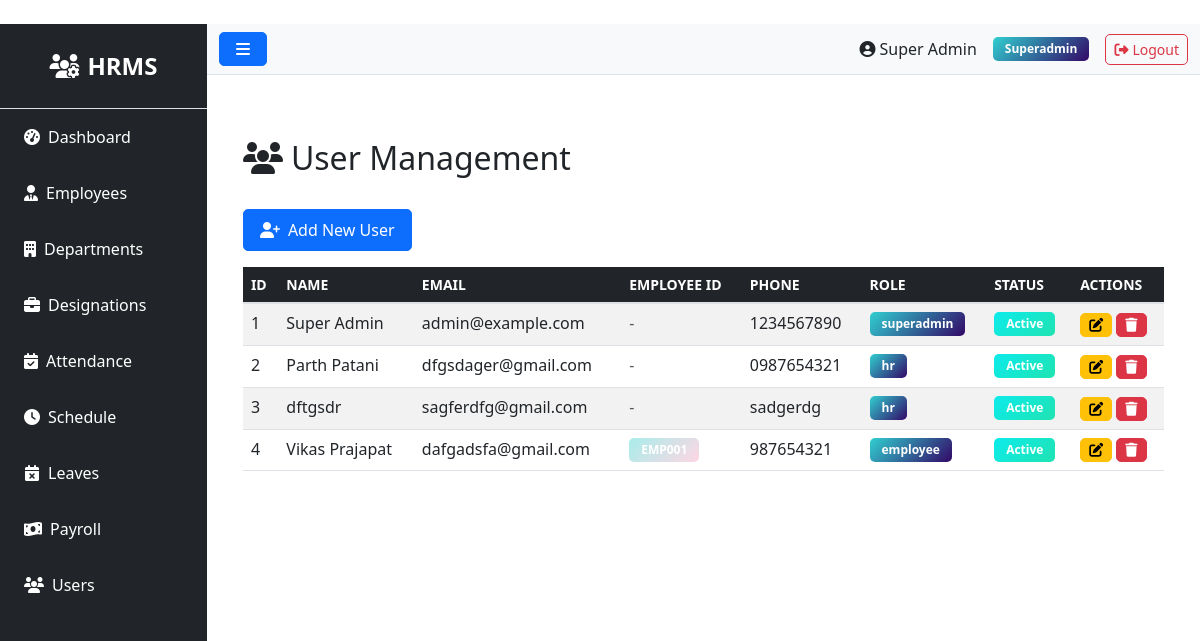
The app's page /user/ (signed in), older data.
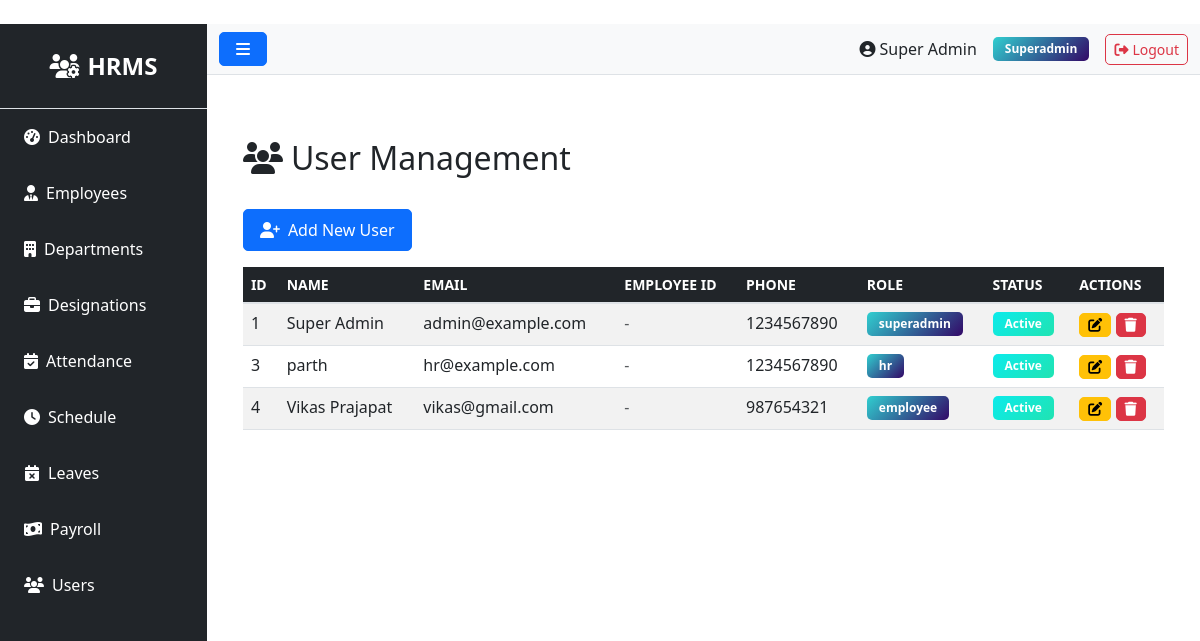
The same page, newer data.
### models.py (models this page shows, shortened)
class User(UserMixin, db.Model):
    __tablename__ = 'users'
    id = db.Column(db.Integer, primary_key=True)
    role_id = db.Column(db.Integer, db.ForeignKey('roles.id'), nullable=False)
    name = db.Column(db.String(100), nullable=False)
    email = db.Column(db.String(100), unique=True, nullable=False)
    phone = db.Column(db.String(20))
    status = db.Column(db.String(20), default='active')
    password = db.Column(db.String(255), nullable=False)
    remember_token = db.Column(db.String(100))
    email_verified_at = db.Column(db.DateTime)
    created_at = db.Column(db.DateTime, default=datetime.utcnow)
    updated_at = db.Column(db.DateTime, default=datetime.utcnow, onupdate=datetime.utcnow)

class Role(db.Model):
    __tablename__ = 'roles'
    id = db.Column(db.Integer, primary_key=True)
    name = db.Column(db.String(50), unique=True, nullable=False)
    description = db.Column(db.Text)
    created_at = db.Column(db.DateTime, default=datetime.utcnow)
    updated_at = db.Column(db.DateTime, default=datetime.utcnow, onupdate=datetime.utcnow)
    users = db.relationship('User', backref='role', lazy=True)

class Employee(db.Model):
    __tablename__ = 'employees'
    id = db.Column(db.Integer, primary_key=True)
    department_id = db.Column(db.Integer, db.ForeignKey('departments.id'))
    designation_id = db.Column(db.Integer, db.ForeignKey('designations.id'))
    schedule_id = db.Column(db.Integer, db.ForeignKey('schedules.id'))
    firstname = db.Column(db.String(100), nullable=False)
    lastname = db.Column(db.String(100), nullable=False)
    unique_id = db.Column(db.String(50), unique=True)
    email = db.Column(db.String(100), unique=True)
    phone = db.Column(db.String(20))
    address = db.Column(db.Text)
    dob = db.Column(db.Date)
    gender = db.Column(db.String(10))
    religion = db.Column(db.String(50))
    marital = db.Column(db.String(20))
    image = db.Column(db.String(255))  # Store image filename
    status = db.Column(db.String(20), default='active')
    created_at = db.Column(db.DateTime, default=datetime.utcnow)
    updated_at = db.Column(db.DateTime, default=datetime.utcnow, onupdate=datetime.utcnow)
    attendances = db.relationship('Attendance', backref='employee', lazy=True, cascade='all, delete-orphan')
    checks = db.relationship('Check', backref='employee', lazy=True, cascade='all, delete-orphan')
    salary = db.relationship('Salary', backref='employee', uselist=False, cascade='all, delete-orphan')
    leaves = db.relationship('Leave', backref='employee', lazy=True, cascade='all, delete-orphan')
    late_times = db.relationship('LateTime', backref='employee', lazy=True, cascade='all, delete-orphan')
    over_times = db.relationship('OverTime', backref='employee', lazy=True, cascade='all, delete-orphan')
    payrolls = db.relationship('Payroll', backref='employee', lazy=True, cascade='all, delete-orphan')

### routes/user.py (the view)
@bp.route('/')
@login_required
@admin_required
def index():
    if not current_user.is_authenticated or current_user.role.name not in ['admin', 'superadmin']:
        flash('Access denied', 'danger')
        return redirect(url_for('auth.login'))
    users = User.query.all()
    user_employee_map = {}
    for user in users:
        if user.role.name == 'employee':
            emp = Employee.query.filter_by(email=user.email).first()
            if not emp and '@' in user.email:
                uid = user.email.split('@')[0]
                emp = Employee.query.filter_by(unique_id=uid).first()
            if emp:
                user_employee_map[user.id] = emp
    return render_template('admin/user/index.html', users=users, user_employee_map=user_employee_map)

### app.py (called while the page is built)
@login_manager.user_loader
def load_user(user_id):
    try:
        return db.session.get(User, int(user_id))
    except Exception as e:
        app.logger.error(f'Error loading user {user_id}: {str(e)}')
        return None

@app.context_processor
def inject_user():
    pending_leaves = 0
    try:
        if current_user.is_authenticated and getattr(current_user, 'role', None) and current_user.role.name in ['superadmin', 'admin', 'hr']:
            from models import Leave
            pending_leaves = Leave.query.filter_by(status='pending').count()
    except Exception:
        pending_leaves = 0
    return dict(current_user=current_user, pending_leaves=pending_leaves)

### routes/user.py (called while the page is built)
def admin_required(f):
    @wraps(f)
    def decorated(*args, **kwargs):
        if not current_user.is_authenticated or current_user.role.name not in ['admin', 'superadmin']:
            flash('Admin access required.', 'danger')
            return redirect(url_for('admin.admin_dashboard'))
        return f(*args, **kwargs)
    return decorated

### templates/admin/user/index.html (shortened to what this page needs)
﻿{% extends "base.html" %}
{% block content %}
<div class="container-fluid mt-4">
  <div class="row mb-4">
    <div class="col-12">
      <h2><i class="fas fa-users me-2"></i>User Management</h2>
    </div>
  </div>
  <div class="row">
    <div class="col-12">
      {% if current_user.role.name in ['admin', 'superadmin'] %}
      <a href="{{ url_for('user.create') }}" class="btn btn-primary mb-3">
        <i class="fas fa-user-plus me-2"></i>Add New User
      </a>
      {% endif %}
      {% if users %}
      <div class="table-responsive">
        <table class="table table-striped table-hover">
          <thead class="table-dark">
            <tr>
              <th>ID</th>
              <th>Name</th>
              <th>Email</th>
              <th>Employee ID</th>
              <th>Phone</th>
              <th>Role</th>
              <th>Status</th>
              <th>Actions</th>
            </tr>
          </thead>
          <tbody>
            {% for user in users %}
            <tr>
              <td>{{ user.id }}</td>
              <td>{{ user.name }}</td>
              <td>{{ user.email }}</td>
              <td>
                {% if user_employee_map.get(user.id) %}
                  <span class="badge bg-secondary">{{ user_employee_map[user.id].unique_id }}</span>
                {% else %}
                  <span class="text-muted">-</span>
                {% endif %}
              </td>
              <td>{{ user.phone or '-' }}</td>
              <td>
                <span class="badge bg-info">{{ user.role.name }}</span>
              </td>
              <td>
                {% if user.status == 'active' %}
                  <span class="badge bg-success">Active</span>
                {% else %}
                  <span class="badge bg-danger">Inactive</span>
                {% endif %}
              </td>
              <td>
                {% if current_user.role.name in ['admin', 'superadmin'] %}
                <a href="{{ url_for('user.edit', id=user.id) }}" class="btn btn-sm btn-warning" title="Edit">
                  <i class="fas fa-edit"></i>
                </a>
                <form method="POST" action="{{ url_for('user.delete', id=user.id) }}" style="display:inline;" onsubmit="return confirm('Are you sure?');">
                  <button type="submit" class="btn btn-sm btn-danger" title="Delete">
                    <i class="fas fa-trash"></i>
                  </button>
                </form>
                {% else %}
                <span class="text-muted">-</span>
                {% endif %}
              </td>
            </tr>
            {% endfor %}
          </tbody>
        </table>
      </div>
      {% else %}
      <div class="alert alert-info">
        <i class="fas fa-info-circle me-2"></i>No users found.
      </div>
      {% endif %}
    </div>
  </div>
</div>
{% endblock %}

### templates/base.html (shortened to what the changed rows need)
<!DOCTYPE html>
<html lang="en">
<head>
    <link href="https://cdn.jsdelivr.net/npm/bootstrap@5.3.0/dist/css/bootstrap.min.css" rel="stylesheet">
    <link rel="stylesheet" href="https://cdnjs.cloudflare.com/ajax/libs/font-awesome/6.4.0/css/all.min.css">
    <link rel="stylesheet" href="{{ url_for('static', filename='css/style.css') }}">
</head>
<body>
    {% if current_user.is_authenticated %}
    {% set role_name = (current_user.role.name if current_user.role and current_user.role.name else 'employee') %}
    {% set dashboard_map = {
        'superadmin': 'admin.superadmin_dashboard',
        'admin': 'admin.admin_dashboard',
        'hr': 'admin.hr_dashboard',
        'payroll': 'admin.payroll_dashboard',
        'moderator': 'admin.moderator_dashboard',
        'employee': 'admin.employee_dashboard'
    } %}
    {% set dashboard_endpoint = dashboard_map.get(role_name, 'admin.employee_dashboard') %}
    <div class="d-flex" id="wrapper">
        <div class="bg-dark text-white" id="sidebar-wrapper">
            <div class="sidebar-heading text-center py-4 fs-4 fw-bold border-bottom">
                <i class="fas fa-users-cog me-2"></i>HRMS
            </div>
            <div class="list-group list-group-flush">
                <a href="{{ url_for(dashboard_endpoint) }}" class="list-group-item list-group-item-action bg-dark text-white">
                    <i class="fas fa-tachometer-alt me-2"></i>Dashboard
                </a>
                {% if role_name in ['superadmin', 'admin', 'hr'] %}
                <a href="{{ url_for('employee.index') }}" class="list-group-item list-group-item-action bg-dark text-white">
                    <i class="fas fa-user-tie me-2"></i>Employees
                </a>
                <a href="{{ url_for('department.index') }}" class="list-group-item list-group-item-action bg-dark text-white">
                    <i class="fas fa-building me-2"></i>Departments
                </a>
                <a href="{{ url_for('designation.index') }}" class="list-group-item list-group-item-action bg-dark text-white">
                    <i class="fas fa-briefcase me-2"></i>Designations
                </a>
                {% endif %}
                {% if role_name in ['superadmin', 'admin', 'moderator', 'hr'] %}
                <a href="{{ url_for('attendance.index') }}" class="list-group-item list-group-item-action bg-dark text-white">
                    <i class="fas fa-calendar-check me-2"></i>Attendance
                </a>
                <a href="{{ url_for('schedule.index') }}" class="list-group-item list-group-item-action bg-dark text-white">
                    <i class="fas fa-clock me-2"></i>Schedule
                </a>
                {% endif %}
                {% if role_name in ['superadmin', 'admin', 'hr'] %}
                <a href="{{ url_for('leave.index') }}" class="list-group-item list-group-item-action bg-dark text-white">
                    <i class="fas fa-calendar-times me-2"></i>Leaves
                </a>
                {% endif %}
                {% if role_name in ['superadmin', 'admin', 'payroll'] %}
                <a href="{{ url_for('payroll.index') }}" class="list-group-item list-group-item-action bg-dark text-white">
                    <i class="fas fa-money-bill-wave me-2"></i>Payroll
                </a>
                {% endif %}
                {% if role_name in ['superadmin', 'admin'] %}
                <a href="{{ url_for('user.index') }}" class="list-group-item list-group-item-action bg-dark text-white">
                    <i class="fas fa-users me-2"></i>Users
                </a>
                {% endif %}
            </div>
        </div>
        <div id="page-content-wrapper" class="w-100">
            <nav class="navbar navbar-expand-lg navbar-light bg-light border-bottom">
                <div class="container-fluid">
                    <button class="btn btn-primary" id="menu-toggle">
                        <i class="fas fa-bars"></i>
                    </button>
                    <div class="ms-auto d-flex align-items-center">
                        <span class="me-3">
                            <i class="fas fa-user-circle me-1"></i>{{ current_user.name }}
                        </span>
                        <span class="badge bg-info me-3">{{ role_name|title }}</span>
                        <a href="{{ url_for('auth.logout') }}" class="btn btn-outline-danger btn-sm">
                            <i class="fas fa-sign-out-alt me-1"></i>Logout
                        </a>
                    </div>
                </div>
            </nav>
            <div class="container-fluid p-4">
                {% block content %}{% endblock %}
            </div>
        </div>
    </div>
    {% endif %}
</body>
</html>

Row changes from the older to the newer data that the page shows:
removed User: id "2", name "Parth Patani", email "dfgsdager@gmail.com", phone "0987654321", role.name "hr", status "Active"
no longer on this page (row unchanged): Employee: unique "EMP001"
changed User "hr": name "dftgsdr" → "parth"; email "sagferdfg@gmail.com" → "hr@example.com"; phone "sadgerdg" → "1234567890"
changed User "Vikas Prajapat": email "dafgadsfa@gmail.com" → "vikas@gmail.com"; now shows "-"
